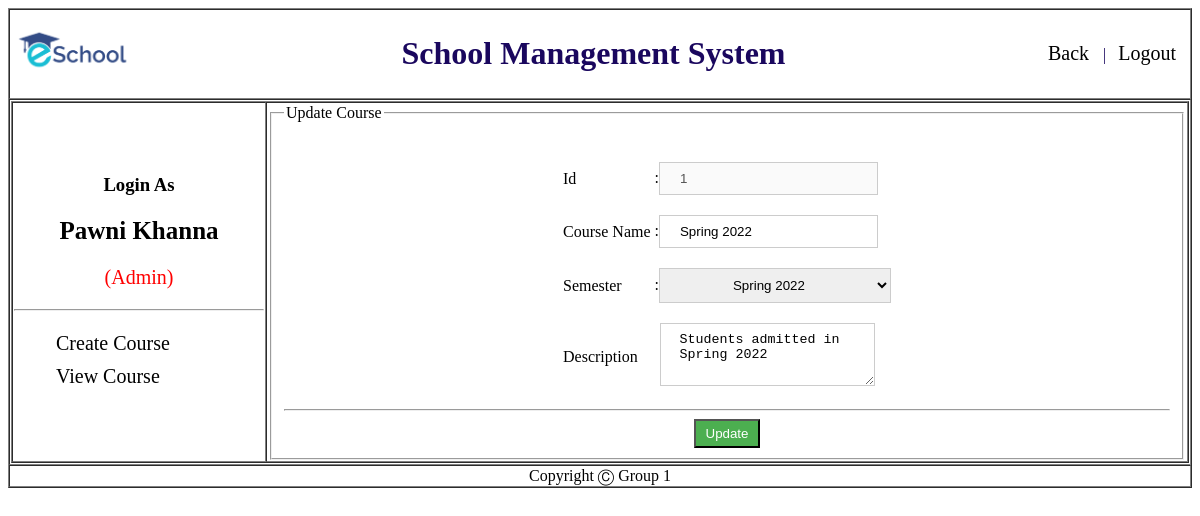
Page /Admin/view/editCourse.php?id=1 (signed in) on the committed database.
### tables this page shows
CREATE TABLE `course` (
  `id` int(3) NOT NULL,
  `course_name` varchar(20) NOT NULL,
  `class` varchar(10) NOT NULL,
  `description` varchar(50) NOT NULL
);

### Admin/Model/courseModel.php (called while the page is built, shortened)
<?php
function getUserbyid($id){
    $conn = getConnection();
    $sql = "select * from course where id='$id'";
    $result = mysqli_query($conn,$sql);
    $row = mysqli_fetch_assoc($result);
    return $row;
}
?>

### Admin/View/editCourse.php (the view, shortened to what this page needs)
<?php
	include('header.php');
	include_once('../model/courseModel.php');
  $id = $_GET['id'];
  $updatemyinfo = getUserbyid($id);
?>
							<div id="sidebar" class="">
                <ul>
                  <li><a href="addCourse.php">Create Course</a></li>
                  <li><a href="viewCourse.php">View Course</a></li>
                </ul>
								</div>
              </td>
              <td>
                <form id="inform" action="../controller/updateCheckCourse.php" onsubmit="return validation()"  method="post">
                <fieldset>
                  <legend>Update Course</legend>
                    <table align="center">
											<tr>
												<td colspan="2">
											</tr>
                      <tr>
                        <td>Id</td>
                        <td>:<input type="text" name="id" disabled value="<?php echo $updatemyinfo['id']; ?>"></td>
                      </tr>
                      <tr>
                        <td>Course Name</td>
                        <td>:<input type="text" id="name" name="name" value="<?php echo $updatemyinfo['course_name']; ?>"></td>
                      </tr>
                      <tr>
                        <td>Semester</td>
                        <td>:<select id="classE" name="class">
                            <option  <?php  if($updatemyinfo['class']=="Spring 2022"){?> selected="true" <?php } ?>  value="Spring 2022">Spring 2022</option>
                          </select>
                        </td>
                      <tr>
                        <td>Description</td>
                        <td><textarea id="description" name="description" rows="3" cols="20"><?php echo $updatemyinfo['description']; ?></textarea></td>
                      </tr>
                      </table>
                    <hr>
                    <center>
                      <input type="submit" name="update" value="Update">
                  </center>
                </fieldset>
            </td>
            </tr>
            </table>
            </td>
            </tr>
            <?php include('footer.php'); ?>

### Admin/Style/sidebar.css (style rules this page uses)
#sidebar ul li { list-style-type: none; font-size: 20px; padding: 5px 2px; }
#sidebar ul li:last-child { border-bottom: 0; }
#sidebar ul li a { text-decoration: none; color: #000; }
input[type=submit] { background-color: #4CAF50; width: auto; color: white; padding: 5px 10px; cursor: pointer; }
input[type=text],input[type=email], input[type=password] { padding: 8px 20px; margin: 8px 0; display: inline-block; border: 1px solid #ccc; box-sizing: border-box; }
#classE { padding: 8px 69px; margin: 8px 0; display: inline-block; border: 1px solid #ccc; box-sizing: border-box; }
#description { padding: 8px 19px; margin: 8px 0; margin-left: 5px; display: inline-block; border: 1px solid #ccc; box-sizing: border-box; }

### rows in the picture
course: id "1", name "Spring 2022", description "Students admitted in Spring 2022"

### other values in the picture
$_COOKIE['name'] "Pawni Khanna"
